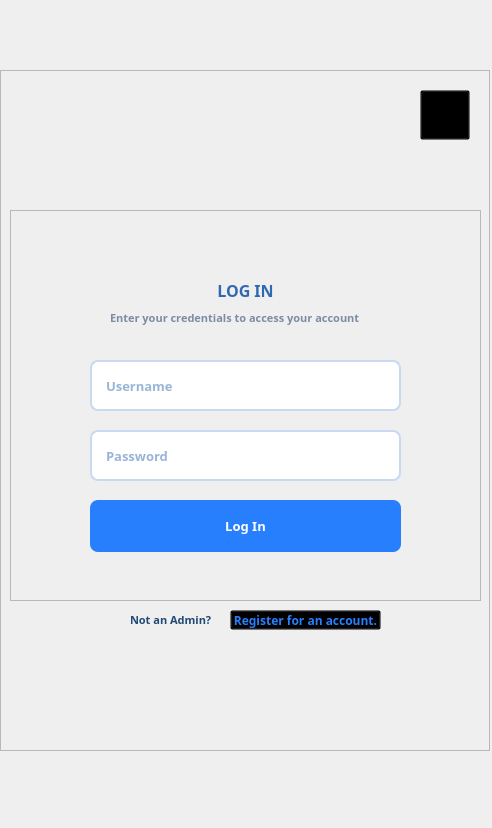
<?xml version="1.0" encoding="UTF-8"?>
<ui version="4.0">
 <class>Dialog</class>
 <widget class="QDialog" name="Dialog">
  <property name="geometry">
   <rect>
    <x>0</x>
    <y>0</y>
    <width>492</width>
    <height>828</height>
   </rect>
  </property>
  <property name="windowTitle">
   <string>Dialog</string>
  </property>
  <property name="windowIcon">
   <iconset>
    <normaloff>icons/logo.png</normaloff>icons/logo.png</iconset>
  </property>
  <widget class="QFrame" name="mainFrame">
   <property name="geometry">
    <rect>
     <x>0</x>
     <y>70</y>
     <width>490</width>
     <height>681</height>
    </rect>
   </property>
   <property name="minimumSize">
    <size>
     <width>490</width>
     <height>681</height>
    </size>
   </property>
   <property name="maximumSize">
    <size>
     <width>10000</width>
     <height>10000</height>
    </size>
   </property>
   <property name="styleSheet">
    <string notr="true">#mainFrame {
	background-image: url(icons/loginBG.png);
}

#formFrame {
	background-image: url(icons/loginForm.png);
}</string>
   </property>
   <property name="frameShape">
    <enum>QFrame::StyledPanel</enum>
   </property>
   <property name="frameShadow">
    <enum>QFrame::Raised</enum>
   </property>
   <widget class="QFrame" name="formFrame">
    <property name="geometry">
     <rect>
      <x>10</x>
      <y>140</y>
      <width>471</width>
      <height>391</height>
     </rect>
    </property>
    <property name="minimumSize">
     <size>
      <width>0</width>
      <height>0</height>
     </size>
    </property>
    <property name="maximumSize">
     <size>
      <width>16777215</width>
      <height>16777215</height>
     </size>
    </property>
    <property name="styleSheet">
     <string notr="true"/>
    </property>
    <property name="frameShape">
     <enum>QFrame::StyledPanel</enum>
    </property>
    <property name="frameShadow">
     <enum>QFrame::Raised</enum>
    </property>
    <widget class="QLabel" name="label_2">
     <property name="geometry">
      <rect>
       <x>190</x>
       <y>60</y>
       <width>91</width>
       <height>41</height>
      </rect>
     </property>
     <property name="font">
      <font>
       <family>Segoe UI Variable Display</family>
       <pointsize>12</pointsize>
       <weight>75</weight>
       <bold>true</bold>
      </font>
     </property>
     <property name="styleSheet">
      <string notr="true">color: rgb(49, 105, 176)
</string>
     </property>
     <property name="text">
      <string>LOG IN</string>
     </property>
     <property name="alignment">
      <set>Qt::AlignCenter</set>
     </property>
    </widget>
    <widget class="QLabel" name="label_3">
     <property name="geometry">
      <rect>
       <x>100</x>
       <y>100</y>
       <width>281</width>
       <height>16</height>
      </rect>
     </property>
     <property name="font">
      <font>
       <family>Segoe UI Variable Display</family>
       <pointsize>8</pointsize>
       <weight>75</weight>
       <bold>true</bold>
      </font>
     </property>
     <property name="styleSheet">
      <string notr="true">color: #7E8BA4;</string>
     </property>
     <property name="text">
      <string>Enter your credentials to access your account</string>
     </property>
    </widget>
    <widget class="QLineEdit" name="usernameLE">
     <property name="geometry">
      <rect>
       <x>80</x>
       <y>150</y>
       <width>311</width>
       <height>51</height>
      </rect>
     </property>
     <property name="font">
      <font>
       <family>Segoe UI Variable Display</family>
       <pointsize>10</pointsize>
       <weight>75</weight>
       <bold>true</bold>
      </font>
     </property>
     <property name="styleSheet">
      <string notr="true">border: 2px solid #C9D9F1;
border-radius: 8px;
padding-left: 12px;
padding-right: 12px;
color: rgb(49, 105, 176);</string>
     </property>
     <property name="placeholderText">
      <string>Username</string>
     </property>
    </widget>
    <widget class="QLineEdit" name="passwordLE">
     <property name="geometry">
      <rect>
       <x>80</x>
       <y>220</y>
       <width>311</width>
       <height>51</height>
      </rect>
     </property>
     <property name="font">
      <font>
       <family>Segoe UI Variable Display</family>
       <pointsize>10</pointsize>
       <weight>75</weight>
       <bold>true</bold>
      </font>
     </property>
     <property name="mouseTracking">
      <bool>true</bool>
     </property>
     <property name="styleSheet">
      <string notr="true">border: 2px solid #C9D9F1;
border-radius: 8px;
padding-left: 12px;
padding-right: 12px;
color: rgb(49, 105, 176);</string>
     </property>
     <property name="echoMode">
      <enum>QLineEdit::Password</enum>
     </property>
     <property name="placeholderText">
      <string>Password</string>
     </property>
    </widget>
    <widget class="QPushButton" name="loginButton">
     <property name="geometry">
      <rect>
       <x>80</x>
       <y>290</y>
       <width>311</width>
       <height>52</height>
      </rect>
     </property>
     <property name="font">
      <font>
       <family>Segoe UI Variable Display</family>
       <pointsize>10</pointsize>
       <weight>75</weight>
       <bold>true</bold>
      </font>
     </property>
     <property name="cursor">
      <cursorShape>PointingHandCursor</cursorShape>
     </property>
     <property name="styleSheet">
      <string notr="true">#loginButton {
	border-radius: 8px;
	padding-left: 8px;
	padding-right: 8px;
	background-color: #277FFE;
	color: white;
}

#loginButton:hover {
	background-color: rgb(60, 141, 255);
}

#loginButton:pressed {
	background-color: rgb(0, 106, 254);
}</string>
     </property>
     <property name="text">
      <string>Log In</string>
     </property>
    </widget>
   </widget>
   <widget class="QLabel" name="logoLabel">
    <property name="geometry">
     <rect>
      <x>210</x>
      <y>90</y>
      <width>64</width>
      <height>64</height>
     </rect>
    </property>
    <property name="minimumSize">
     <size>
      <width>64</width>
      <height>64</height>
     </size>
    </property>
    <property name="maximumSize">
     <size>
      <width>64</width>
      <height>64</height>
     </size>
    </property>
    <property name="text">
     <string/>
    </property>
    <property name="pixmap">
     <pixmap>icons/logo.png</pixmap>
    </property>
   </widget>
   <widget class="QPushButton" name="exitButton">
    <property name="geometry">
     <rect>
      <x>420</x>
      <y>20</y>
      <width>50</width>
      <height>50</height>
     </rect>
    </property>
    <property name="minimumSize">
     <size>
      <width>50</width>
      <height>50</height>
     </size>
    </property>
    <property name="cursor">
     <cursorShape>PointingHandCursor</cursorShape>
    </property>
    <property name="styleSheet">
     <string notr="true">background-color: transparent
</string>
    </property>
    <property name="text">
     <string/>
    </property>
    <property name="icon">
     <iconset>
      <normaloff>icons/exitButton.png</normaloff>icons/exitButton.png</iconset>
    </property>
   </widget>
   <widget class="QLabel" name="label_4">
    <property name="geometry">
     <rect>
      <x>130</x>
      <y>540</y>
      <width>91</width>
      <height>20</height>
     </rect>
    </property>
    <property name="font">
     <font>
      <family>Segoe UI Variable Display</family>
      <pointsize>8</pointsize>
      <weight>75</weight>
      <bold>true</bold>
     </font>
    </property>
    <property name="cursor">
     <cursorShape>ArrowCursor</cursorShape>
    </property>
    <property name="styleSheet">
     <string notr="true">color: rgb(32, 73, 117)</string>
    </property>
    <property name="text">
     <string>Not an Admin? </string>
    </property>
   </widget>
   <widget class="QPushButton" name="registerButton">
    <property name="geometry">
     <rect>
      <x>230</x>
      <y>540</y>
      <width>151</width>
      <height>20</height>
     </rect>
    </property>
    <property name="font">
     <font>
      <family>Segoe UI Variable Display</family>
      <weight>75</weight>
      <bold>true</bold>
     </font>
    </property>
    <property name="cursor">
     <cursorShape>PointingHandCursor</cursorShape>
    </property>
    <property name="styleSheet">
     <string notr="true">background: transparent;
color: #277FFE;</string>
    </property>
    <property name="text">
     <string>Register for an account.</string>
    </property>
   </widget>
  </widget>
 </widget>
 <resources/>
 <connections/>
</ui>
